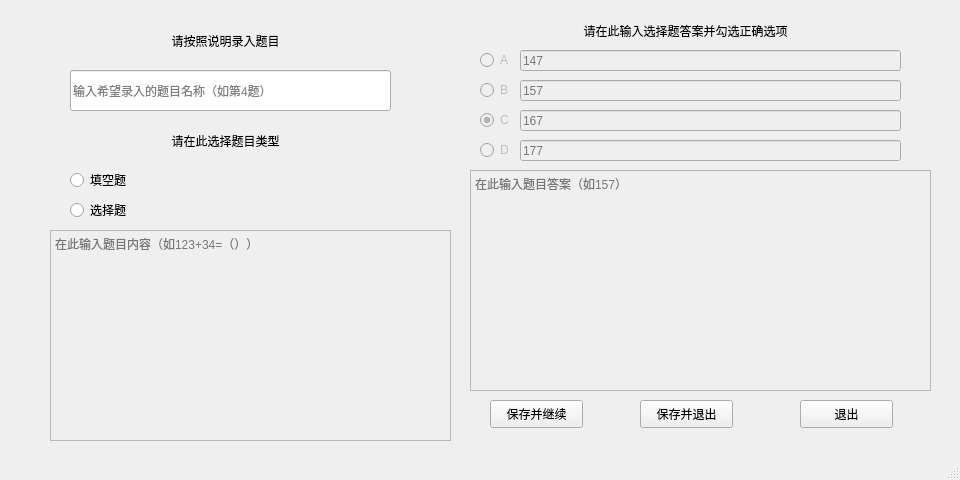
<?xml version="1.0" encoding="UTF-8"?>
<ui version="4.0">
 <class>luruClass</class>
 <widget class="QMainWindow" name="luruClass">
  <property name="geometry">
   <rect>
    <x>0</x>
    <y>0</y>
    <width>960</width>
    <height>480</height>
   </rect>
  </property>
  <property name="minimumSize">
   <size>
    <width>960</width>
    <height>480</height>
   </size>
  </property>
  <property name="maximumSize">
   <size>
    <width>960</width>
    <height>480</height>
   </size>
  </property>
  <property name="windowTitle">
   <string>录入系统</string>
  </property>
  <widget class="QWidget" name="centralWidget">
   <widget class="QLabel" name="label">
    <property name="geometry">
     <rect>
      <x>80</x>
      <y>20</y>
      <width>291</width>
      <height>41</height>
     </rect>
    </property>
    <property name="text">
     <string>请按照说明录入题目</string>
    </property>
    <property name="alignment">
     <set>Qt::AlignCenter</set>
    </property>
   </widget>
   <widget class="QPushButton" name="pushButton">
    <property name="geometry">
     <rect>
      <x>490</x>
      <y>400</y>
      <width>93</width>
      <height>28</height>
     </rect>
    </property>
    <property name="text">
     <string>保存并继续</string>
    </property>
   </widget>
   <widget class="QPushButton" name="pushButton_2">
    <property name="geometry">
     <rect>
      <x>640</x>
      <y>400</y>
      <width>93</width>
      <height>28</height>
     </rect>
    </property>
    <property name="text">
     <string>保存并退出</string>
    </property>
   </widget>
   <widget class="QRadioButton" name="radioButton">
    <property name="enabled">
     <bool>false</bool>
    </property>
    <property name="geometry">
     <rect>
      <x>480</x>
      <y>50</y>
      <width>41</width>
      <height>20</height>
     </rect>
    </property>
    <property name="text">
     <string>A</string>
    </property>
    <property name="checkable">
     <bool>true</bool>
    </property>
    <property name="checked">
     <bool>false</bool>
    </property>
    <property name="autoExclusive">
     <bool>true</bool>
    </property>
   </widget>
   <widget class="QRadioButton" name="radioButton_2">
    <property name="enabled">
     <bool>false</bool>
    </property>
    <property name="geometry">
     <rect>
      <x>480</x>
      <y>80</y>
      <width>41</width>
      <height>20</height>
     </rect>
    </property>
    <property name="text">
     <string>B</string>
    </property>
    <property name="autoExclusive">
     <bool>true</bool>
    </property>
   </widget>
   <widget class="QRadioButton" name="radioButton_3">
    <property name="enabled">
     <bool>false</bool>
    </property>
    <property name="geometry">
     <rect>
      <x>480</x>
      <y>110</y>
      <width>41</width>
      <height>20</height>
     </rect>
    </property>
    <property name="text">
     <string>C</string>
    </property>
    <property name="checked">
     <bool>true</bool>
    </property>
    <property name="autoExclusive">
     <bool>true</bool>
    </property>
   </widget>
   <widget class="QRadioButton" name="radioButton_4">
    <property name="enabled">
     <bool>false</bool>
    </property>
    <property name="geometry">
     <rect>
      <x>480</x>
      <y>140</y>
      <width>41</width>
      <height>20</height>
     </rect>
    </property>
    <property name="text">
     <string>D</string>
    </property>
    <property name="autoExclusive">
     <bool>true</bool>
    </property>
   </widget>
   <widget class="QLineEdit" name="lineEdit_title">
    <property name="geometry">
     <rect>
      <x>70</x>
      <y>70</y>
      <width>321</width>
      <height>41</height>
     </rect>
    </property>
    <property name="inputMask">
     <string/>
    </property>
    <property name="text">
     <string/>
    </property>
    <property name="placeholderText">
     <string>输入希望录入的题目名称（如第4题）</string>
    </property>
   </widget>
   <widget class="QRadioButton" name="radioButton_5">
    <property name="geometry">
     <rect>
      <x>70</x>
      <y>170</y>
      <width>350</width>
      <height>20</height>
     </rect>
    </property>
    <property name="text">
     <string>填空题</string>
    </property>
    <property name="autoExclusive">
     <bool>false</bool>
    </property>
   </widget>
   <widget class="QRadioButton" name="radioButton_6">
    <property name="geometry">
     <rect>
      <x>70</x>
      <y>200</y>
      <width>350</width>
      <height>20</height>
     </rect>
    </property>
    <property name="text">
     <string>选择题</string>
    </property>
    <property name="autoExclusive">
     <bool>false</bool>
    </property>
   </widget>
   <widget class="QLabel" name="label_2">
    <property name="geometry">
     <rect>
      <x>80</x>
      <y>120</y>
      <width>291</width>
      <height>41</height>
     </rect>
    </property>
    <property name="text">
     <string>请在此选择题目类型</string>
    </property>
    <property name="alignment">
     <set>Qt::AlignCenter</set>
    </property>
   </widget>
   <widget class="QLabel" name="label_xz">
    <property name="geometry">
     <rect>
      <x>540</x>
      <y>10</y>
      <width>291</width>
      <height>41</height>
     </rect>
    </property>
    <property name="text">
     <string>请在此输入选择题答案并勾选正确选项</string>
    </property>
    <property name="alignment">
     <set>Qt::AlignCenter</set>
    </property>
   </widget>
   <widget class="QPushButton" name="pushButton_3">
    <property name="geometry">
     <rect>
      <x>800</x>
      <y>400</y>
      <width>93</width>
      <height>28</height>
     </rect>
    </property>
    <property name="text">
     <string>退出</string>
    </property>
   </widget>
   <widget class="QLineEdit" name="lineEdit_A">
    <property name="enabled">
     <bool>false</bool>
    </property>
    <property name="geometry">
     <rect>
      <x>520</x>
      <y>50</y>
      <width>381</width>
      <height>21</height>
     </rect>
    </property>
    <property name="text">
     <string/>
    </property>
    <property name="placeholderText">
     <string>147</string>
    </property>
   </widget>
   <widget class="QLineEdit" name="lineEdit_B">
    <property name="enabled">
     <bool>false</bool>
    </property>
    <property name="geometry">
     <rect>
      <x>520</x>
      <y>80</y>
      <width>381</width>
      <height>21</height>
     </rect>
    </property>
    <property name="text">
     <string/>
    </property>
    <property name="placeholderText">
     <string>157</string>
    </property>
   </widget>
   <widget class="QLineEdit" name="lineEdit_C">
    <property name="enabled">
     <bool>false</bool>
    </property>
    <property name="geometry">
     <rect>
      <x>520</x>
      <y>110</y>
      <width>381</width>
      <height>21</height>
     </rect>
    </property>
    <property name="text">
     <string/>
    </property>
    <property name="placeholderText">
     <string>167</string>
    </property>
   </widget>
   <widget class="QLineEdit" name="lineEdit_D">
    <property name="enabled">
     <bool>false</bool>
    </property>
    <property name="geometry">
     <rect>
      <x>520</x>
      <y>140</y>
      <width>381</width>
      <height>21</height>
     </rect>
    </property>
    <property name="text">
     <string/>
    </property>
    <property name="placeholderText">
     <string>177</string>
    </property>
   </widget>
   <widget class="QTextEdit" name="textEdit">
    <property name="enabled">
     <bool>false</bool>
    </property>
    <property name="geometry">
     <rect>
      <x>50</x>
      <y>230</y>
      <width>401</width>
      <height>211</height>
     </rect>
    </property>
    <property name="placeholderText">
     <string>在此输入题目内容（如123+34=（））</string>
    </property>
   </widget>
   <widget class="QTextEdit" name="textEdit_2">
    <property name="enabled">
     <bool>false</bool>
    </property>
    <property name="geometry">
     <rect>
      <x>470</x>
      <y>170</y>
      <width>461</width>
      <height>221</height>
     </rect>
    </property>
    <property name="html">
     <string>&lt;!DOCTYPE HTML PUBLIC &quot;-//W3C//DTD HTML 4.0//EN&quot; &quot;http://www.w3.org/TR/REC-html40/strict.dtd&quot;&gt;
&lt;html&gt;&lt;head&gt;&lt;meta name=&quot;qrichtext&quot; content=&quot;1&quot; /&gt;&lt;style type=&quot;text/css&quot;&gt;
p, li { white-space: pre-wrap; }
&lt;/style&gt;&lt;/head&gt;&lt;body style=&quot; font-family:'SimSun'; font-size:9pt; font-weight:400; font-style:normal;&quot;&gt;
&lt;p style=&quot;-qt-paragraph-type:empty; margin-top:0px; margin-bottom:0px; margin-left:0px; margin-right:0px; -qt-block-indent:0; text-indent:0px;&quot;&gt;&lt;br /&gt;&lt;/p&gt;&lt;/body&gt;&lt;/html&gt;</string>
    </property>
    <property name="placeholderText">
     <string>在此输入题目答案（如157）</string>
    </property>
   </widget>
  </widget>
  <widget class="QStatusBar" name="statusbar"/>
 </widget>
 <layoutdefault spacing="6" margin="11"/>
 <resources>
  <include location="mainwindow.qrc"/>
 </resources>
 <connections/>
</ui>
